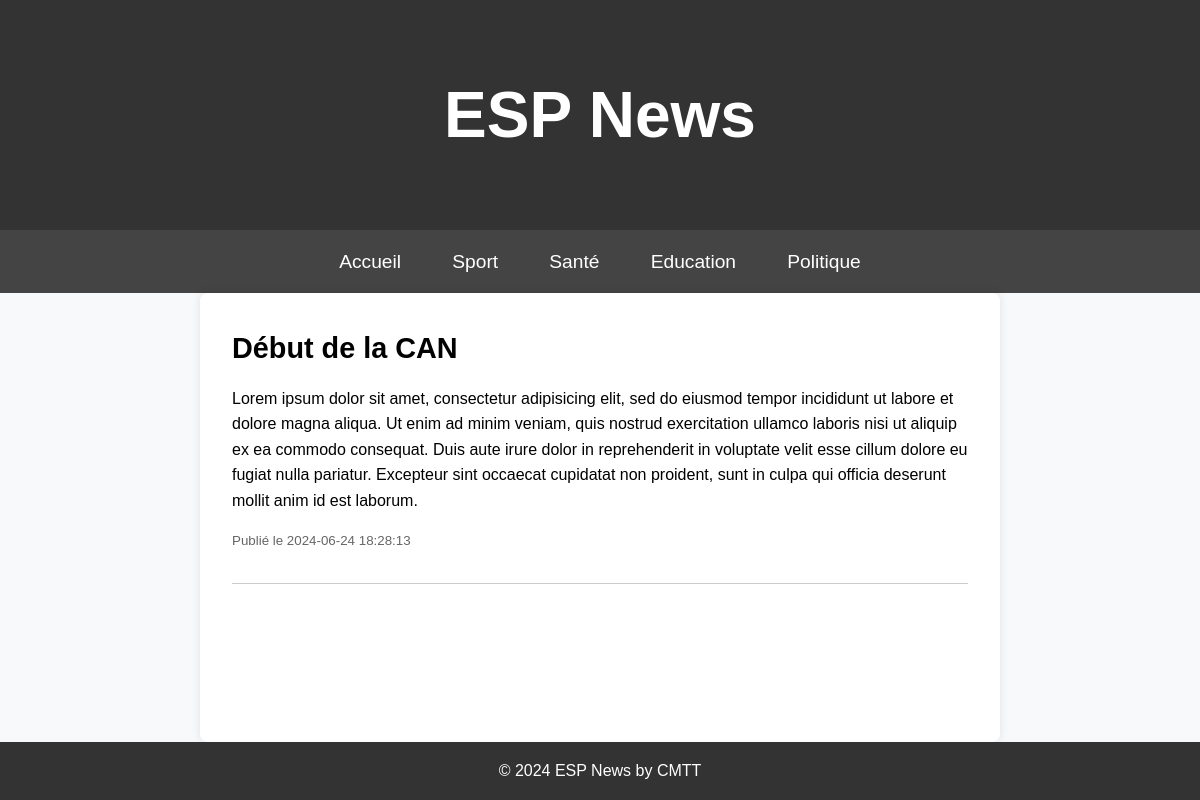
The app's page /index.php?categorie=1&article=1 with its own data.
### tables this page shows
CREATE TABLE Categorie(
	id int primary key auto_increment,
	libelle varchar(20)
);

CREATE TABLE Article(
	id int primary key auto_increment,
	titre varchar(255),
	contenu text,
	dateCreation datetime DEFAULT NOW(),
	dateModification datetime DEFAULT NOW(),
	categorie int
);

### index.php (called while the page is built)
<?php
include 'db.php';
include 'controllers/CategoryController.php';
?>

### models/Category.php (called while the page is built)
<?php
class Category {
    public static function getAll($conn) {
        $stmt = $conn->prepare("SELECT * FROM Categorie");
        $stmt->execute();
        return $stmt->fetchAll();
    }
}
?>

### models/Article.php (called while the page is built, shortened)
<?php
class Article {
    public static function getByCategory($conn, $categoryId) {
        $stmt = $conn->prepare("SELECT * FROM Article WHERE categorie = :category_id ORDER BY dateCreation DESC");
        $stmt->bindParam(':category_id', $categoryId);
        $stmt->execute();
        return $stmt->fetchAll();
    }
}
?>

### controllers/ArticleController.php (called while the page is built, shortened)
<?php
include_once 'models/Article.php';
class ArticleController {
    public static function showArticlesByCategory($conn, $categorie_id) {
        return Article::getByCategory($conn, $categorie_id);
    }
}
?>

### views/article.php (the view)
<main>
    <?php if ($article): ?>
        <article>
            <h2><?php echo htmlspecialchars($article['titre']); ?></h2>
            <p><?php echo htmlspecialchars($article['contenu']); ?></p>
            <p><small>Publié le <?php echo $article['dateCreation']; ?></small></p>
        </article>
    <?php else: ?>
        <p>Article non trouvé.</p>
    <?php endif; ?>
</main>

### views/nav.php (shortened to what this page needs)
<nav>
    <ul>
        <li><a href="index.php">Accueil</a></li>
        <?php foreach ($categories as $categorie): ?>
            <li>
                <a href="index.php?categorie=<?php echo $categorie['id']; ?>"><?php echo htmlspecialchars($categorie['libelle']); ?></a>
            </li>
        <?php endforeach; ?>
    </ul>
</nav>

### style.css (style rules this page uses)
* { margin: 0; padding: 0; box-sizing: border-box; }
body { font-family: 'Arial', sans-serif; line-height: 1.6; background-color: #f8f9fa; margin: 0; padding: 0; display: flex; flex-direction: column; min-height: 100vh; }
nav { background: #444; padding: 1em 0; text-align: center; }
nav ul { list-style: none; padding: 0; display: flex; justify-content: center; gap: 2em; }
nav ul li { position: relative; }
nav ul li a { text-decoration: none; color: #fff; font-size: 1.2em; padding: 0.5em; transition: background 0.3s; }
main { flex: 1; padding: 2em; max-width: 800px; margin: 0 auto; background: #fff; box-shadow: 0 0 10px rgba(0, 0, 0, 0.1); border-radius: 8px; }
article { border-bottom: 1px solid #ccc; margin-bottom: 1em; padding-bottom: 1em; }
article h2 { font-size: 1.8em; margin-bottom: 0.5em; }
article p { margin-bottom: 1em; }
article p small { display: block; color: #666; }

### records on screen
categorie: libelle "Sport"
categorie: libelle "Santé"
categorie: libelle "Education"
categorie: libelle "Politique"
article: titre "Début de la CAN", contenu "Lorem ipsum dolor sit amet, consectetur adipisicing elit, sed do eiusmod tempor incididunt ut labore et dolore magna aliqua. Ut enim ad minim veniam, quis nostrud exercitation ullamco laboris nisi ut aliquip ex ea commodo consequat. Duis aute irure dolor in reprehenderit in voluptate velit esse cillum dolore eu fugiat nulla pariatur. Excepteur sint occaecat cupidatat non proident, sunt in culpa qui officia deserunt mollit anim id est laborum.", dateCreation "2024-06-24 18:28:13"
